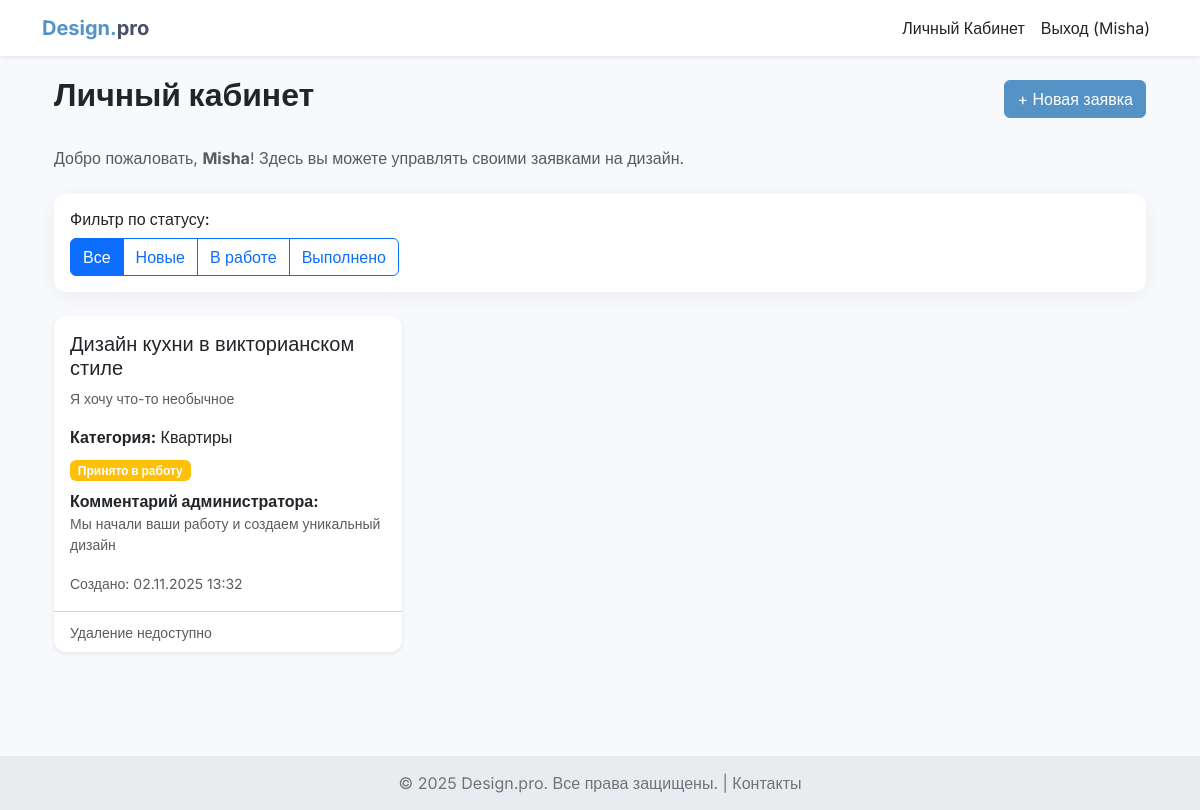
Page /profile/ (signed in) on the committed database.
### design_app/models.py (models this page shows, shortened)
class RoomPlan(models.Model):
    STATUS_CHOICES = [
        ('NEW', 'Новая'),
        ('IN_PROGRESS', 'Принято в работу'),
        ('COMPLETED', 'Выполнено'),
    ]
    user = models.ForeignKey(User, on_delete=models.CASCADE, related_name='room_plans', verbose_name="Пользователь")
    title = models.CharField(max_length=255, verbose_name="Название заявки")
    description = models.TextField(verbose_name="Описание помещения")
    category = models.ForeignKey(Category, on_delete=models.CASCADE, verbose_name="Категория")
    upload_date = models.DateTimeField(auto_now_add=True, verbose_name="Дата загрузки")
    plan_file = models.ImageField(
        upload_to='room_plans/',
        blank=True,
        null=True,
        verbose_name="Фото помещения или план",
        help_text="Форматы: JPG, JPEG, PNG, BMP. Максимальный размер: 2MB"
    )
    status = models.CharField(
        max_length=20,
        choices=STATUS_CHOICES,
        default='NEW',
        verbose_name="Статус заявки"
    )
    design_image = models.ImageField(
        upload_to='designs/',
        blank=True,
        null=True,
        verbose_name="Дизайн-проект"
    )
    admin_comment = models.TextField(blank=True, verbose_name="Комментарий администратора")
    assigned_to = models.ForeignKey(
        User,
        on_delete=models.SET_NULL,
        null=True,
        blank=True,
        related_name='assigned_applications',
        verbose_name="Назначена"
    )
    class Meta:
        verbose_name = "Заявка"
        verbose_name_plural = "Заявки"
        ordering = ['-upload_date']
    def can_be_deleted(self):
        return self.status == 'NEW'

class Category(models.Model):
    name = models.CharField(max_length=100, verbose_name="Название категории")
    description = models.TextField(blank=True, verbose_name="Описание")
    class Meta:
        verbose_name = "Категория"
        verbose_name_plural = "Категории"

### design_app/views.py (the view)
# urls.py: path('profile/', views.user_profile, name='profile'),
@login_required
def user_profile(request):
    if is_staff_user(request.user):
        return redirect('admin_dashboard')
    applications = RoomPlan.objects.filter(user=request.user).select_related('category')
    status_filter = request.GET.get('status')
    if status_filter:
        applications = applications.filter(status=status_filter)
    context = {
        'title': 'Личный кабинет',
        'room_plans': applications,
        'status_filter': status_filter,
    }
    return render(request, 'design_app/profile.html', context)

### design_app/views.py (called while the page is built)
def is_staff_user(user):
    if not user.is_authenticated:
        return False
    try:
        profile = user.userprofile
        return profile.is_admin() or profile.is_manager()
    except UserProfile.DoesNotExist:
        return user.is_staff

### design_app/templates/design_app/profile.html (shortened to what this page needs)
{% extends 'design_app/base.html' %}
{% block content %}
<div class="container">
    <div class="row">
        <div class="col-12">
            <div class="d-flex justify-content-between align-items-center mb-4">
                <h2 class="fw-bold">Личный кабинет</h2>
                <a href="{% url 'create_room_plan' %}" class="btn btn-primary">
                    + Новая заявка
                </a>
            </div>
            <p class="text-muted mb-4">Добро пожаловать, <strong>{{ user.username }}</strong>! Здесь вы можете управлять своими заявками на дизайн.</p>
            <div class="card mb-4">
                <div class="card-body">
                    <h6 class="card-title">Фильтр по статусу:</h6>
                    <div class="btn-group" role="group">
                        <a href="{% url 'profile' %}" class="btn btn-outline-primary {% if not status_filter %}active{% endif %}">
                            Все
                        </a>
                        <a href="{% url 'profile' %}?status=NEW" class="btn btn-outline-primary {% if status_filter == 'NEW' %}active{% endif %}">
                            Новые
                        </a>
                        <a href="{% url 'profile' %}?status=IN_PROGRESS" class="btn btn-outline-primary {% if status_filter == 'IN_PROGRESS' %}active{% endif %}">
                            В работе
                        </a>
                        <a href="{% url 'profile' %}?status=COMPLETED" class="btn btn-outline-primary {% if status_filter == 'COMPLETED' %}active{% endif %}">
                            Выполнено
                        </a>
                    </div>
                </div>
            </div>
            <div class="row">
                {% if room_plans %}
                    {% for plan in room_plans %}
                    <div class="col-md-6 col-lg-4 mb-4">
                        <div class="card h-100 shadow-sm">
                            <div class="card-body">
                                <h5 class="card-title">{{ plan.title }}</h5>
                                <p class="card-text text-muted small">{{ plan.description|truncatewords:15 }}</p>
                                <div class="mb-2">
                                    <strong>Категория:</strong> {{ plan.category.name }}
                                </div>
                                <div class="mb-2">
                                    <span class="badge
                                        {% if plan.status == 'NEW' %}bg-primary
                                        {% elif plan.status == 'IN_PROGRESS' %}bg-warning
                                        {% else %}bg-success{% endif %}">
                                        {{ plan.get_status_display }}
                                    </span>
                                </div>
                                {% if plan.admin_comment %}
                                <div class="mb-2">
                                    <strong>Комментарий администратора:</strong>
                                    <p class="text-muted small">{{ plan.admin_comment }}</p>
                                </div>
                                {% endif %}
                                <p class="card-text">
                                    <small class="text-muted">
                                        Создано: {{ plan.upload_date|date:"d.m.Y H:i" }}
                                    </small>
                                </p>
                            </div>
                            <div class="card-footer bg-transparent">
                                {% if plan.can_be_deleted %}
                                <form method="POST" action="{% url 'delete_room_plan' plan.id %}" style="display:inline;">
                                {% csrf_token %}
                                <button type="submit" class="btn btn-danger btn-sm"
                                        onclick="return confirmDelete(event, 'Вы уверены, что хотите удалить заявку №{{ application.id }}? Это действие необратимо.');">
                                    Удалить
                                </button>
                            </form>
                                {% else %}
                                <small class="text-muted">Удаление недоступно</small>
                                {% endif %}
                            </div>
                        </div>
                    </div>
                    {% endfor %}
                {% endif %}
            </div>
        </div>
    </div>
</div>
{% endblock %}

### design_app/templates/design_app/base.html (shortened to what this page needs)
{% load static %}
<!DOCTYPE html>
<html lang="ru">
<head>
    <link href="https://cdn.jsdelivr.net/npm/bootstrap@5.3.3/dist/css/bootstrap.min.css" rel="stylesheet">
</head>
<body>
    <nav class="navbar navbar-expand-lg navbar-light bg-white shadow-sm sticky-top">
        <div class="container">
            <a class="navbar-brand" href="{% url 'index' %}">
                <span style="color: #5593c6;">Design.</span>pro
            </a>
            <div class="collapse navbar-collapse" id="navbarNav">
                <ul class="navbar-nav ms-auto">
                    {% if user.is_authenticated %}
                        <li class="nav-item">
                            <a class="nav-link text-dark" href="{% url 'profile' %}">Личный Кабинет</a>
                        </li>
                        <li class="nav-item">
                            <a class="nav-link text-dark" href="{% url 'logout' %}">Выход ({{ user.username }})</a>
                        </li>
                {% endif %}
                </ul>
            </div>
        </div>
    </nav>
    <main class="page-content container">
        {% block content %}
        {% endblock %}
    </main>
    <footer>
        <div class="container">
            &copy; 2025 Design.pro. Все права защищены. | <a href="#" class="text-secondary text-decoration-none">Контакты</a>
        </div>
    </footer>
</body>
</html>

### design_app/templates/design_app/base.html (style rules this page uses)
body { font-family: 'Inter', sans-serif; background-color: #f7f9fc; }
.navbar-brand { font-weight: 700; color: #4a4e69 !important; }
.btn-primary { background-color: #5593c6; border-color: #5593c6; transition: all 0.3s ease; }
.card { border: none; border-radius: 12px; box-shadow: 0 4px 20px rgba(0, 0, 0, 0.05); }
.page-content { padding-top: 20px; padding-bottom: 40px; min-height: calc(100vh - 100px); }
footer { background-color: #e9ecef; color: #6c757d; padding: 15px 0; text-align: center; }

### rows in the picture
RoomPlan: title "Дизайн кухни в викторианском стиле", description "Я хочу что-то необычное", category.name "Квартиры", status "Принято в работу", admin_comment "Мы начали ваши работу и создаем уникальный дизайн", upload_date "02.11.2025 13:32", shows "Удаление недоступно"

### other values in the picture
{{ user.username }} "Misha"
